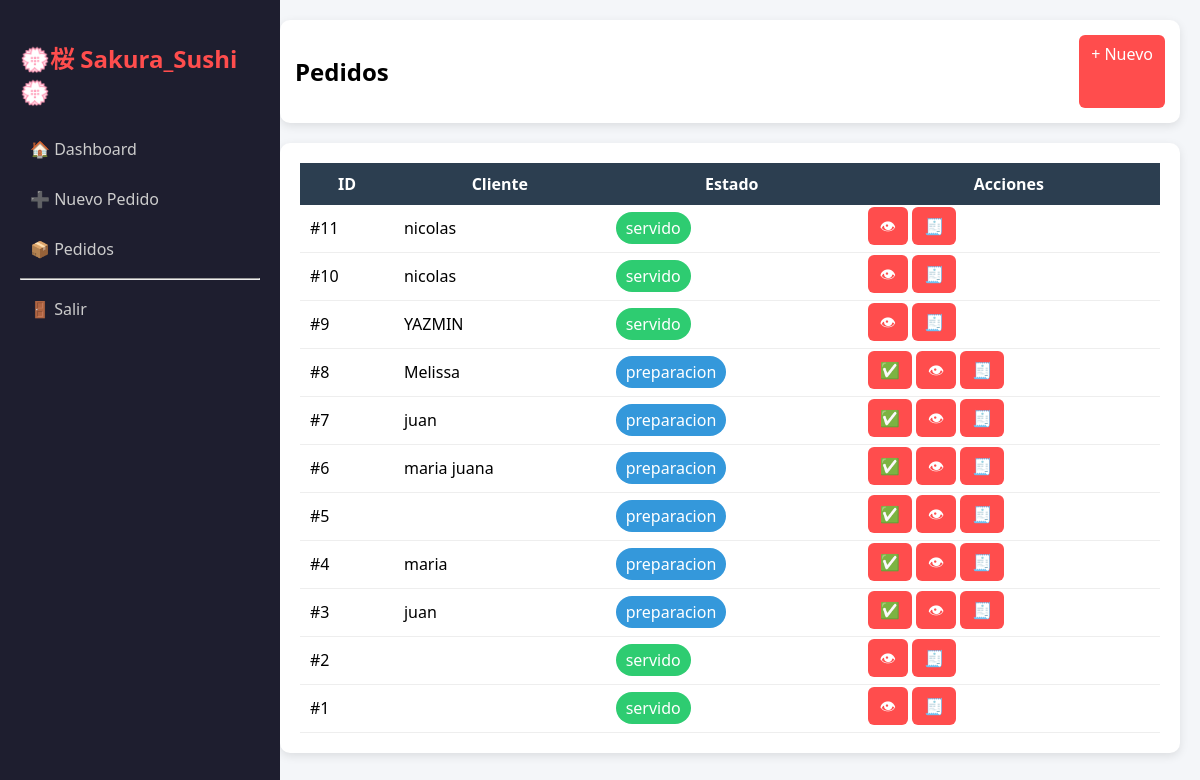
The page /pedidos/listar.php (signed in) on the database its author committed.
### tables this page shows
CREATE TABLE `pedidos` (
  `id` int(11) NOT NULL,
  `usuario_id` int(11) DEFAULT NULL,
  `estado` enum('pendiente','preparacion','servido') DEFAULT NULL,
  `cliente_nombre` varchar(100) DEFAULT NULL
);

### config.php (called while the page is built)
<?php
$base = "http://localhost/restjap1/restaurante/";
?>

### pedidos/listar.php (the view, shortened to what this page needs)
<?php include("../menu.php"); ?>
<?php include("../conexion.php"); ?>
<?php include("../config.php"); ?>
<link rel="stylesheet" href="<?php echo $base; ?>assets/css/styles.css">
<div class="main">
<div class="nav">
<h2>Pedidos</h2>
<a href="<?php echo $base; ?>pedidos/crear.php" class="btn">+ Nuevo</a>
</div>
<div class="card">
<table>
<tr><th>ID</th><th>Cliente</th><th>Estado</th><th>Acciones</th></tr>
<?php
$res=$conn->query("SELECT * FROM pedidos ORDER BY id DESC");
while($r=$res->fetch_assoc()){
?>
<tr>
<td>#<?php echo $r['id']; ?></td>
<td><?php echo $r['cliente_nombre']; ?></td>
<td>
<span class="estado <?php echo $r['estado']; ?>">
<?php echo $r['estado']; ?>
</span>
</td>
<td>
<?php if($r['estado']=='preparacion'){ ?>
<a class="btn" href="<?php echo $base; ?>pedidos/cambiar_estado.php?id=<?php echo $r['id']; ?>&e=servido">✅</a>
<?php } ?>
<a class="btn" href="<?php echo $base; ?>pedidos/ver.php?id=<?php echo $r['id']; ?>">👁</a>
<a class="btn" href="<?php echo $base; ?>pedidos/ticket.php?id=<?php echo $r['id']; ?>">🧾</a>
</td>
</tr>
<?php } ?>
</table>
</div>
</div>

### assets/css/styles.css (style rules this page uses)
.main { margin-left:260px;padding:20px; }
.nav { background:white;padding:15px;border-radius:10px; display:flex;justify-content:space-between; box-shadow:0 3px 10px rgba(0,0,0,0.1); }
.card { background:white;padding:20px;border-radius:10px; margin-top:20px;box-shadow:0 3px 10px rgba(0,0,0,0.1); }
.btn { background:#ff4d4d;color:white; padding:8px 12px;border-radius:6px; text-decoration:none;border:none;cursor:pointer; }
table { width:100%;border-collapse:collapse; }
th { background:#2c3e50;color:white;padding:10px; }
td { padding:10px;border-bottom:1px solid #eee; }
.estado { padding:5px 10px;border-radius:20px;color:white; }
.preparacion { background:#3498db; }
.servido { background:#2ecc71; }
.main { margin-left:260px; padding:20px; }

### rows shown on the page
pedidos: id "11", cliente_nombre "nicolas", estado "servido"
pedidos: id "10", cliente_nombre "nicolas", estado "servido"
pedidos: id "9", cliente_nombre "YAZMIN", estado "servido"
pedidos: id "8", cliente_nombre "Melissa", estado "preparacion"
pedidos: id "7", cliente_nombre "juan", estado "preparacion"
pedidos: id "6", cliente_nombre "maria juana", estado "preparacion"
pedidos: id "5", estado "preparacion"
pedidos: id "4", cliente_nombre "maria", estado "preparacion"
pedidos: id "3", cliente_nombre "juan", estado "preparacion"
pedidos: id "2", estado "servido"
pedidos: id "1", estado "servido"
